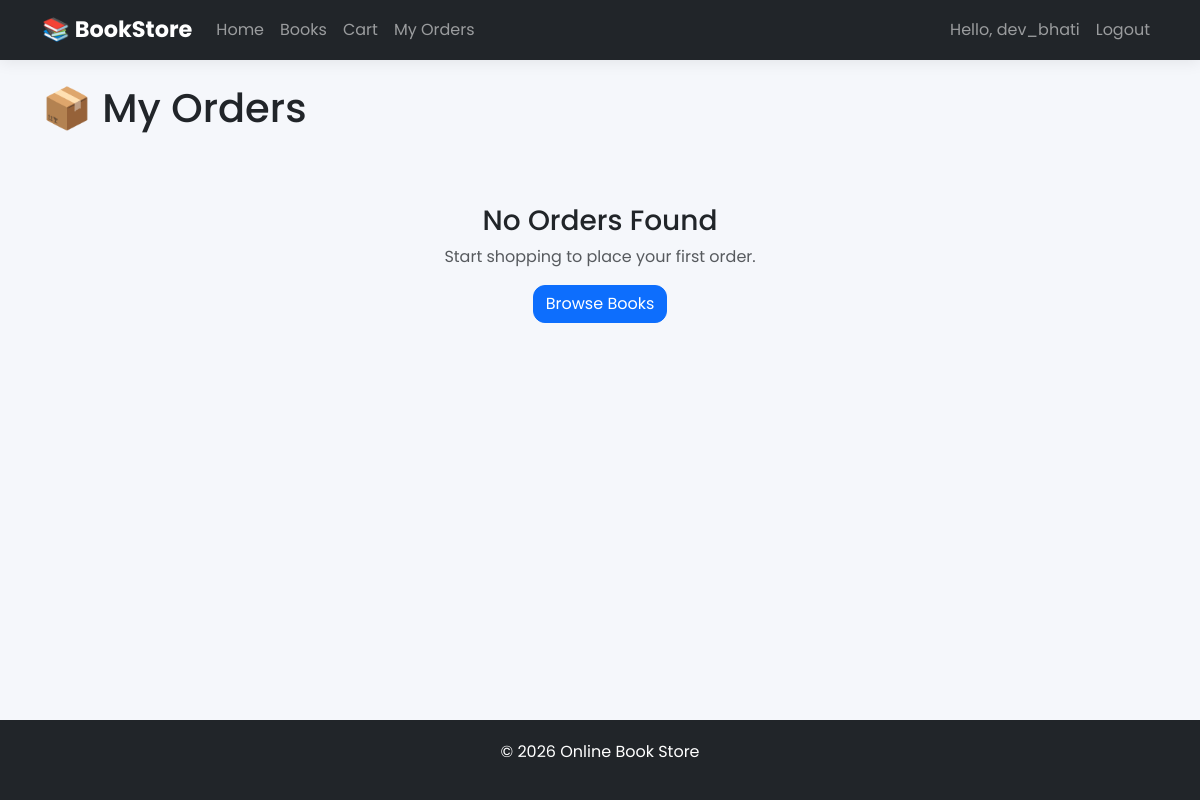
The app's page /orders/my-orders/ (signed in), older data.
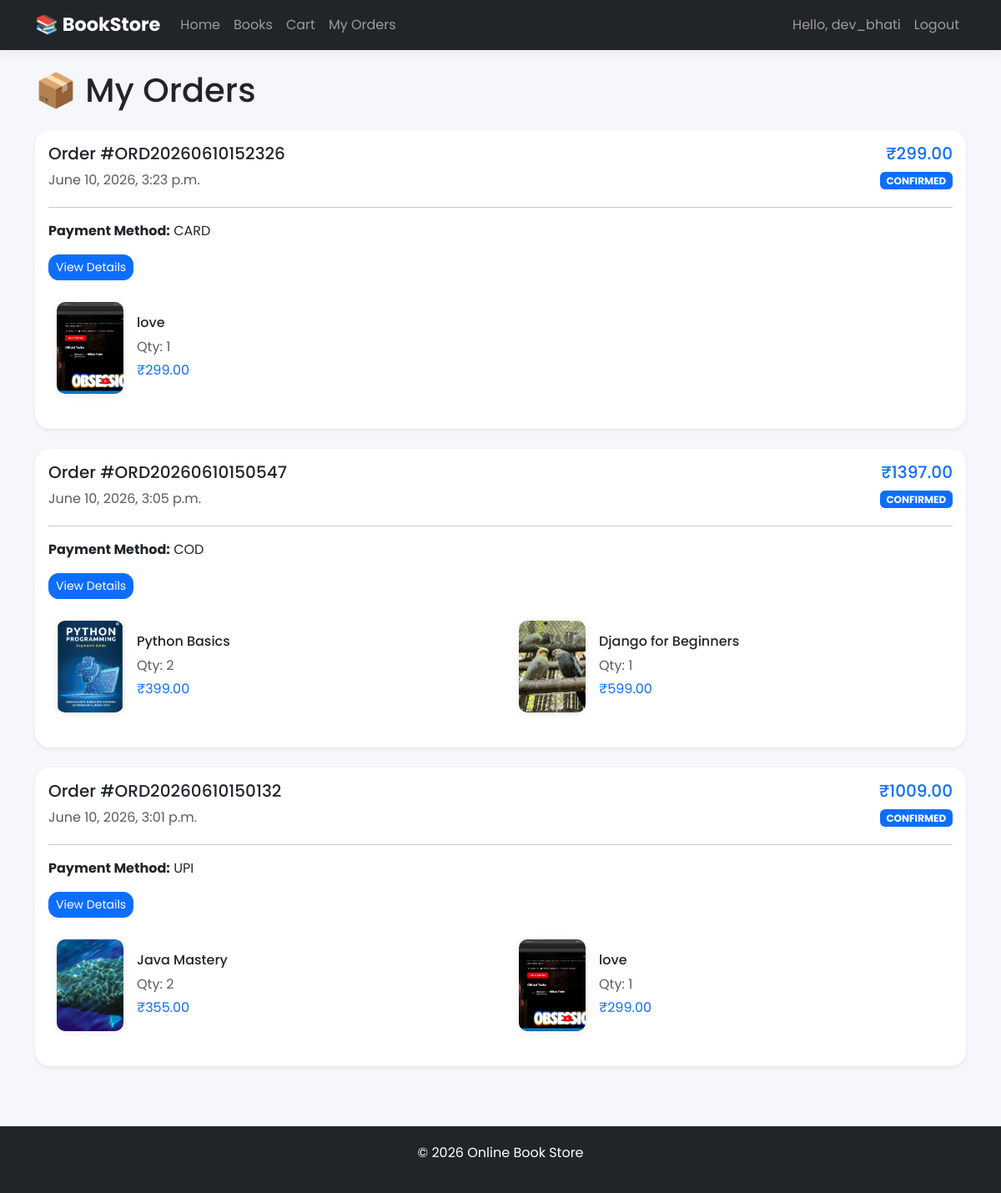
The same page, newer data.
### orders/models.py (models this page shows, shortened)
class Order(models.Model):
    PAYMENT_METHODS = (
        ('UPI', 'UPI'),
        ('CARD', 'Card'),
        ('COD', 'Cash On Delivery'),
    )
    PAYMENT_STATUS = (
        ('PENDING', 'Pending'),
        ('SUCCESS', 'Success'),
        ('FAILED', 'Failed'),
    )
    ORDER_STATUS = (
        ('PENDING', 'Pending'),
        ('CONFIRMED', 'Confirmed'),
        ('SHIPPED', 'Shipped'),
        ('DELIVERED', 'Delivered'),
        ('CANCELLED', 'Cancelled'),
    )
    user = models.ForeignKey(
        User,
        on_delete=models.CASCADE
    )
    order_number = models.CharField(
        max_length=20,
        unique=True
    )
    total_price = models.DecimalField(
        max_digits=10,
        decimal_places=2
    )
    full_name = models.CharField(
        max_length=100
    )
    phone = models.CharField(
        max_length=10
    )
    address = models.TextField()
    city = models.CharField(
        max_length=100
    )
    state = models.CharField(
        max_length=100
    )
    pincode = models.CharField(
        max_length=6
    )
    payment_method = models.CharField(
        max_length=10,
        choices=PAYMENT_METHODS
    )
    payment_status = models.CharField(
        max_length=10,
        choices=PAYMENT_STATUS,
        default='PENDING'
    )
    status = models.CharField(
        max_length=20,
        choices=ORDER_STATUS,
        default='PENDING'
    )
    created_at = models.DateTimeField(
        auto_now_add=True
    )

class OrderItem(models.Model):
    order = models.ForeignKey(
        Order,
        on_delete=models.CASCADE,
        related_name='items'
    )
    book = models.ForeignKey(
        Book,
        on_delete=models.CASCADE
    )
    quantity = models.PositiveIntegerField()
    price_at_time = models.DecimalField(
        max_digits=10,
        decimal_places=2
    )

### books/models.py (models this page shows, shortened)
class Book(models.Model):
    title = models.CharField(max_length=200)
    slug = models.SlugField(unique=True, blank=True)
    author = models.CharField(max_length=100)
    description = models.TextField()
    price = models.DecimalField(
        max_digits=10,
        decimal_places=2
    )
    stock = models.PositiveIntegerField()
    image = models.ImageField(
        upload_to='books/'
    )
    category = models.ForeignKey(
        Category,
        on_delete=models.CASCADE,
        related_name='books'
    )
    is_top10 = models.BooleanField(default=False)
    is_featured = models.BooleanField(default=False)
    is_new_arrival = models.BooleanField(default=False)
    created_at = models.DateTimeField(auto_now_add=True)

### orders/views.py (the view)
@login_required
def my_orders_view(request):
    orders = Order.objects.filter(
        user=request.user
    ).order_by('-created_at')
    return render(
        request,
        'orders/my_orders.html',
        {
            'orders': orders
        }
    )

### templates/orders/my_orders.html
{% extends 'base.html' %}
{% block content %}
<h1 class="mb-4">
    📦 My Orders
</h1>
{% for order in orders %}
<div class="card shadow-sm mb-4 border-0">
    <div class="card-body">
        <div class="d-flex justify-content-between flex-wrap">
            <div>
                <h5>
                    Order #{{ order.order_number }}
                </h5>
                <p class="text-muted mb-1">
                    {{ order.created_at }}
                </p>
            </div>
            <div class="text-end">
                <h5 class="text-primary">
                    ₹{{ order.total_price }}
                </h5>
                {% if order.status == 'DELIVERED' %}
                <span class="badge bg-success">
                    {{ order.status }}
                </span>
                {% elif order.status == 'CONFIRMED' %}
                <span class="badge bg-primary">
                    {{ order.status }}
                </span>
                {% elif order.status == 'PENDING' %}
                <span class="badge bg-warning text-dark">
                    {{ order.status }}
                </span>
                {% else %}
                <span class="badge bg-secondary">
                    {{ order.status }}
                </span>
                {% endif %}
            </div>
        </div>
        <hr>
        <p>
            <strong>Payment Method:</strong>
            {{ order.payment_method }}
        </p>
        <a
            href="{% url 'order_detail' order.id %}"
            class="btn btn-primary btn-sm mb-3"
        >
            View Details
        </a>
        <div class="row">
            {% for item in order.items.all %}
            <div class="col-md-6 mb-3">
                <div class="d-flex align-items-center order-item">
                    <img
                        src="{{ item.book.image.url }}"
                        class="order-book-image"
                        alt="{{ item.book.title }}"
                    >
                    <div class="ms-3">
                        <h6>
                            {{ item.book.title }}
                        </h6>
                        <p class="mb-1 text-muted">
                            Qty: {{ item.quantity }}
                        </p>
                        <p class="mb-0 text-primary">
                            ₹{{ item.price_at_time }}
                        </p>
                    </div>
                </div>
            </div>
            {% endfor %}
        </div>
    </div>
</div>
{% empty %}
<div class="text-center py-5">
    <h3>
        No Orders Found
    </h3>
    <p class="text-muted">
        Start shopping to place your first order.
    </p>
    <a
        href="{% url 'book_list' %}"
        class="btn btn-primary"
    >
        Browse Books
    </a>
</div>
{% endfor %}
{% endblock %}

Row changes from the older to the newer data that the page shows:
added Order: order_number "ORD20260610152326", created_at "June 10, 2026, 3:23 p.m.", total_price "299.00", status "CONFIRMED", payment_method "CARD"
added OrderItem: book.image (picture), book "love", quantity "1", price_at_time "299.00", shown under "ORD20260610152326"
added Order: order_number "ORD20260610150547", created_at "June 10, 2026, 3:05 p.m.", total_price "1397.00", status "CONFIRMED", payment_method "COD"
added OrderItem: book.image (picture), book "Python Basics", quantity "2", price_at_time "399.00", shown under "ORD20260610150547"
added OrderItem: book.image (picture), book "Django for Beginners", quantity "1", price_at_time "599.00", shown under "ORD20260610150547"
added Order: order_number "ORD20260610150132", created_at "June 10, 2026, 3:01 p.m.", total_price "1009.00", status "CONFIRMED", payment_method "UPI"
added OrderItem: book.image (picture), book "Java Mastery", quantity "2", price_at_time "355.00", shown under "ORD20260610150132"
added OrderItem: book.image (picture), book "love", quantity "1", price_at_time "299.00", shown under "ORD20260610150132"
Text that changed along with them:
text no longer shown: "No Orders Found Start shopping to place your first order. Browse Books"
